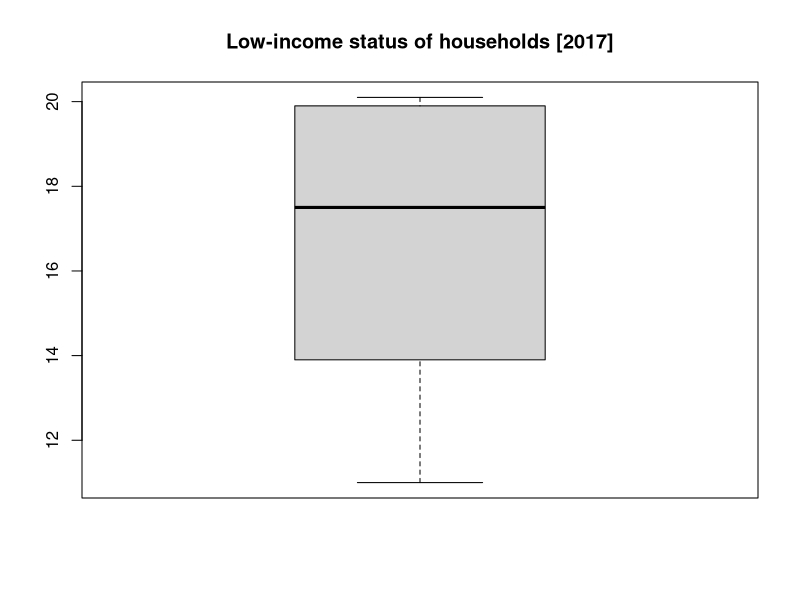

Generate this figure with R:
#Low-income status of households (2017)

#x = c(Montreal, Vancouver, Toronto, Ottawa, Quebec)
x = c(17.5, 20.1, 19.9, 13.9, 11)

boxplot(x, main= "Low-income status of households [2017]")
summary(x)


#2 point: (13.90, 19.90)
#1 Point: (11.00, 20.10)
#0 Point: else